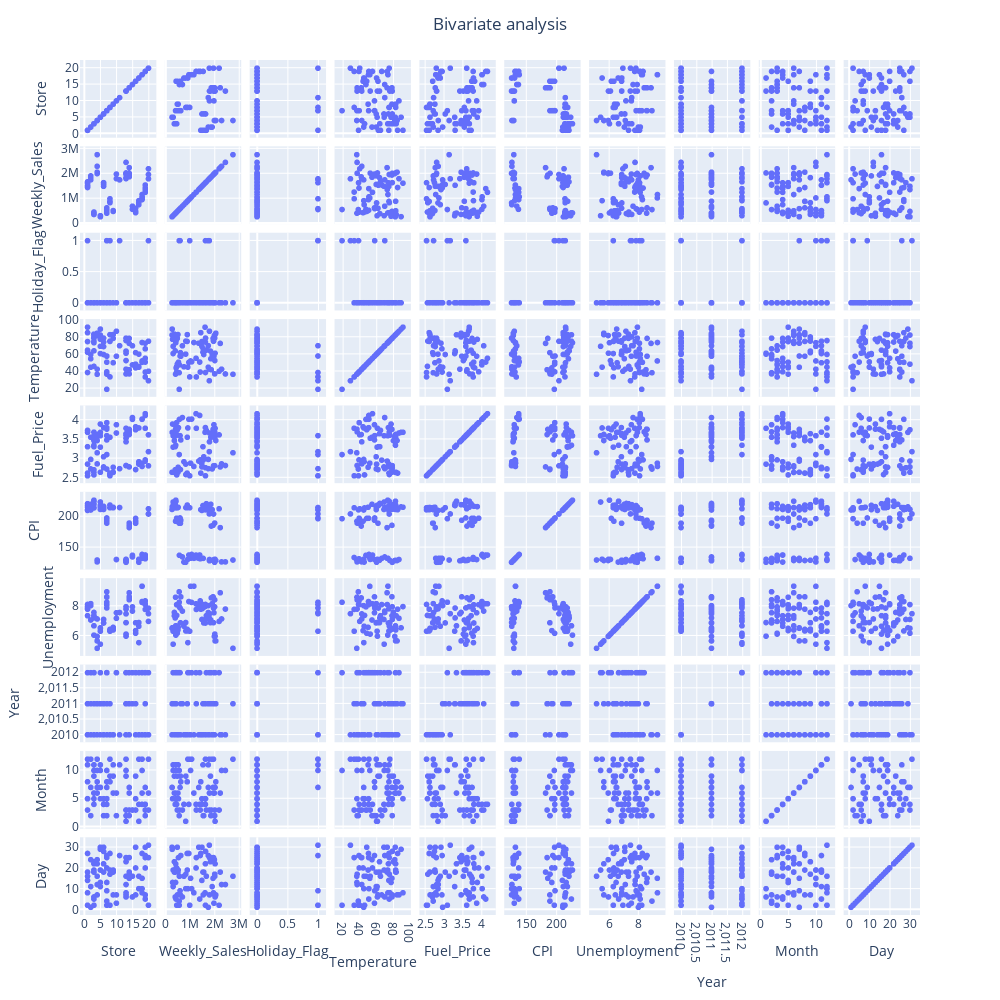

The cell this chart's notebook holds for it:
### Code cell
# Let's run a bivariate analysis

fig = px.scatter_matrix(df)
fig.update_layout(
        title = go.layout.Title(text = "Bivariate analysis", x = 0.5), showlegend = False,
            autosize=False, height=1000, width = 1000)
fig.show()
